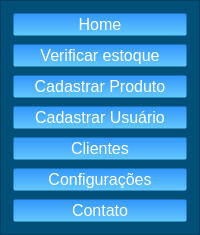
     <widget class="QFrame" name="frame">
      <property name="styleSheet">
       <string notr="true">background-color: rgb(0, 80, 121);</string>
      </property>
      <property name="frameShape">
       <enum>QFrame::StyledPanel</enum>
      </property>
      <property name="frameShadow">
       <enum>QFrame::Raised</enum>
      </property>
      <layout class="QVBoxLayout" name="verticalLayout">
       <item>
        <widget class="QPushButton" name="btn_home">
         <property name="toolTip">
          <string notr="true">Página principal</string>
         </property>
         <property name="styleSheet">
          <string notr="true">QPushButton {
    color: rgb(255, 255, 255);
    border-radius: 3px;
    font-size: 16px;
    background: qlineargradient(x1:0, y1:0, x2:0, y2:1, stop:0 rgb(50, 150, 250), stop:1 rgb(100, 200, 255)); /* Gradiente de azul claro para azul mais claro */
    border: 3px solid transparent;
}

QPushButton:hover {
    background: qlineargradient(x1:0, y1:0, x2:0, y2:1, stop:0 rgb(100, 180, 255), stop:1 rgb(150, 220, 255)); /* Gradiente de azul mais claro para azul ainda mais claro */
    color: black;
}
</string>
         </property>
         <property name="text">
          <string>Home</string>
         </property>
        </widget>
       </item>
       <item>
        <widget class="QPushButton" name="btn_verificar_estoque">
         <property name="toolTip">
          <string notr="true">Verifica o estoque</string>
         </property>
         <property name="styleSheet">
          <string notr="true">QPushButton {
    color: rgb(255, 255, 255);
    border-radius: 3px;
    font-size: 16px;
    background: qlineargradient(x1:0, y1:0, x2:0, y2:1, stop:0 rgb(50, 150, 250), stop:1 rgb(100, 200, 255)); /* Gradiente de azul claro para azul mais claro */
    border: 3px solid transparent;
}

QPushButton:hover {
    background: qlineargradient(x1:0, y1:0, x2:0, y2:1, stop:0 rgb(100, 180, 255), stop:1 rgb(150, 220, 255)); /* Gradiente de azul mais claro para azul ainda mais claro */
    color: black;
}
</string>
         </property>
         <property name="text">
          <string>Verificar estoque</string>
         </property>
        </widget>
       </item>
       <item>
        <widget class="QPushButton" name="btn_cadastrar_produto">
         <property name="toolTip">
          <string notr="true">Cadastra produtos</string>
         </property>
         <property name="styleSheet">
          <string notr="true">QPushButton {
    color: rgb(255, 255, 255);
    border-radius: 3px;
    font-size: 16px;
    background: qlineargradient(x1:0, y1:0, x2:0, y2:1, stop:0 rgb(50, 150, 250), stop:1 rgb(100, 200, 255)); /* Gradiente de azul claro para azul mais claro */
    border: 3px solid transparent;
}

QPushButton:hover {
    background: qlineargradient(x1:0, y1:0, x2:0, y2:1, stop:0 rgb(100, 180, 255), stop:1 rgb(150, 220, 255)); /* Gradiente de azul mais claro para azul ainda mais claro */
    color: black;
}
</string>
         </property>
         <property name="text">
          <string>Cadastrar Produto</string>
         </property>
        </widget>
       </item>
       <item>
        <widget class="QPushButton" name="btn_cadastro_usuario">
         <property name="toolTip">
          <string notr="true">&lt;html&gt;&lt;head/&gt;&lt;body&gt;&lt;p&gt;Cadastra um usuário&lt;/p&gt;&lt;/body&gt;&lt;/html&gt;</string>
         </property>
         <property name="toolTipDuration">
          <number>-1</number>
         </property>
         <property name="styleSheet">
          <string notr="true">QPushButton {
    color: rgb(255, 255, 255);
    border-radius: 3px;
    font-size: 16px;
    background: qlineargradient(x1:0, y1:0, x2:0, y2:1, stop:0 rgb(50, 150, 250), stop:1 rgb(100, 200, 255)); /* Gradiente de azul claro para azul mais claro */
    border: 3px solid transparent;
}

QPushButton:hover {
    background: qlineargradient(x1:0, y1:0, x2:0, y2:1, stop:0 rgb(100, 180, 255), stop:1 rgb(150, 220, 255)); /* Gradiente de azul mais claro para azul ainda mais claro */
    color: black;
}
</string>
         </property>
         <property name="text">
          <string>Cadastrar Usuário</string>
         </property>
        </widget>
       </item>
       <item>
        <widget class="QPushButton" name="btn_clientes">
         <property name="toolTip">
          <string notr="true">Exibe os clientes</string>
         </property>
         <property name="styleSheet">
          <string notr="true">QPushButton {
    color: rgb(255, 255, 255);
    border-radius: 3px;
    font-size: 16px;
    background: qlineargradient(x1:0, y1:0, x2:0, y2:1, stop:0 rgb(50, 150, 250), stop:1 rgb(100, 200, 255)); /* Gradiente de azul claro para azul mais claro */
    border: 3px solid transparent;
}

QPushButton:hover {
    background: qlineargradient(x1:0, y1:0, x2:0, y2:1, stop:0 rgb(100, 180, 255), stop:1 rgb(150, 220, 255)); /* Gradiente de azul mais claro para azul ainda mais claro */
    color: black;
}
</string>
         </property>
         <property name="text">
          <string>Clientes</string>
         </property>
        </widget>
       </item>
       <item>
        <widget class="QPushButton" name="btn_configuracoes">
         <property name="toolTip">
          <string notr="true">Exibe as configurações do sistema</string>
         </property>
         <property name="styleSheet">
          <string notr="true">QPushButton {
    color: rgb(255, 255, 255);
    border-radius: 3px;
    font-size: 16px;
    background: qlineargradient(x1:0, y1:0, x2:0, y2:1, stop:0 rgb(50, 150, 250), stop:1 rgb(100, 200, 255)); /* Gradiente de azul claro para azul mais claro */
    border: 3px solid transparent;
}

QPushButton:hover {
    background: qlineargradient(x1:0, y1:0, x2:0, y2:1, stop:0 rgb(100, 180, 255), stop:1 rgb(150, 220, 255)); /* Gradiente de azul mais claro para azul ainda mais claro */
    color: black;
}
</string>
         </property>
         <property name="text">
          <string>Configurações</string>
         </property>
        </widget>
       </item>
       <item>
        <widget class="QPushButton" name="btn_contato">
         <property name="toolTip">
          <string notr="true">Exibe as informações de contato do desenvolvedor do sistema</string>
         </property>
         <property name="toolTipDuration">
          <number>-1</number>
         </property>
         <property name="styleSheet">
          <string notr="true">QPushButton {
    color: rgb(255, 255, 255);
    border-radius: 3px;
    font-size: 16px;
    background: qlineargradient(x1:0, y1:0, x2:0, y2:1, stop:0 rgb(50, 150, 250), stop:1 rgb(100, 200, 255)); /* Gradiente de azul claro para azul mais claro */
    border: 3px solid transparent;
}

QPushButton:hover {
    background: qlineargradient(x1:0, y1:0, x2:0, y2:1, stop:0 rgb(100, 180, 255), stop:1 rgb(150, 220, 255)); /* Gradiente de azul mais claro para azul ainda mais claro */
    color: black;
}
</string>
         </property>
         <property name="text">
          <string>Contato</string>
         </property>
        </widget>
       </item>
      </layout>
     </widget>
